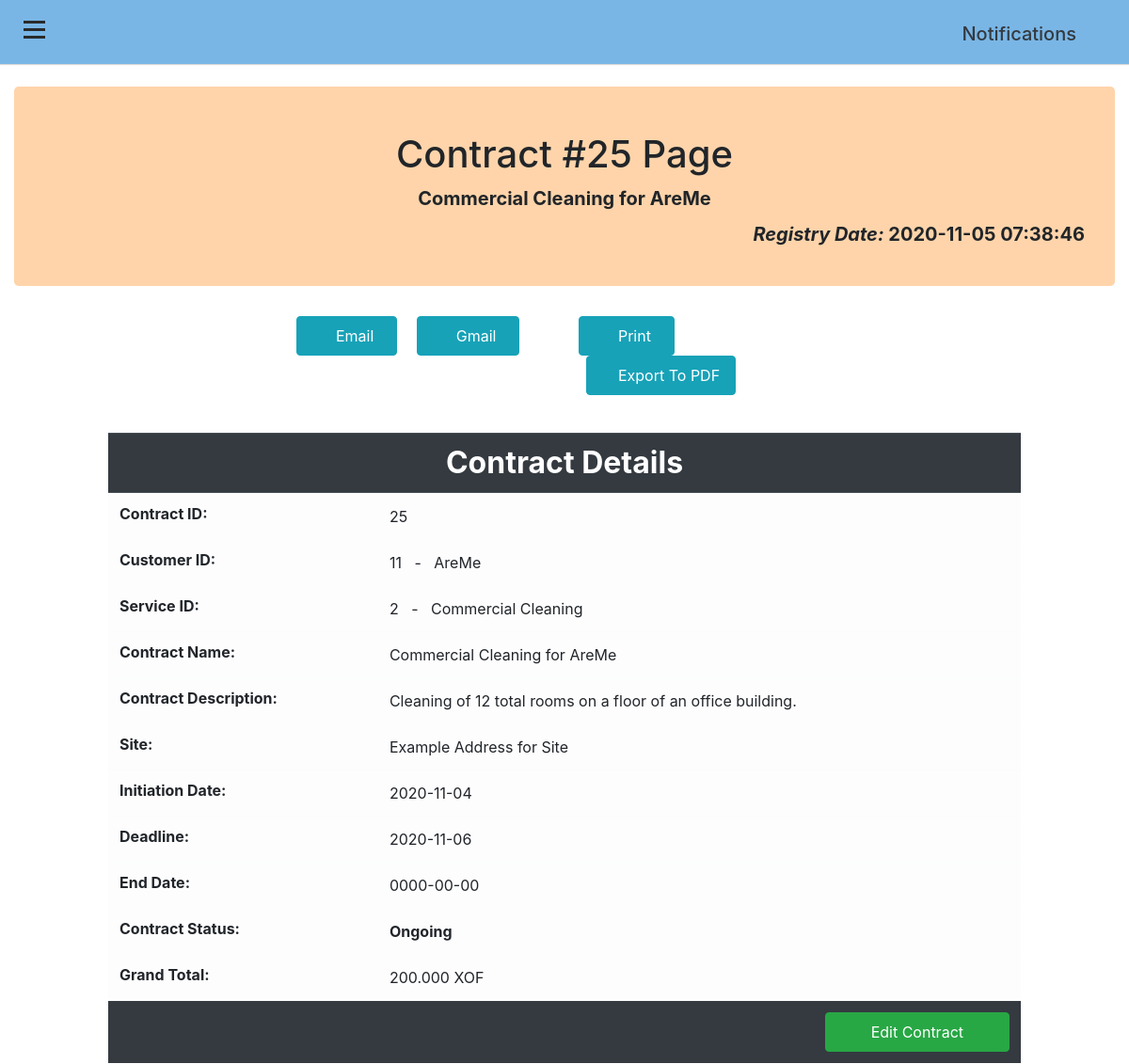
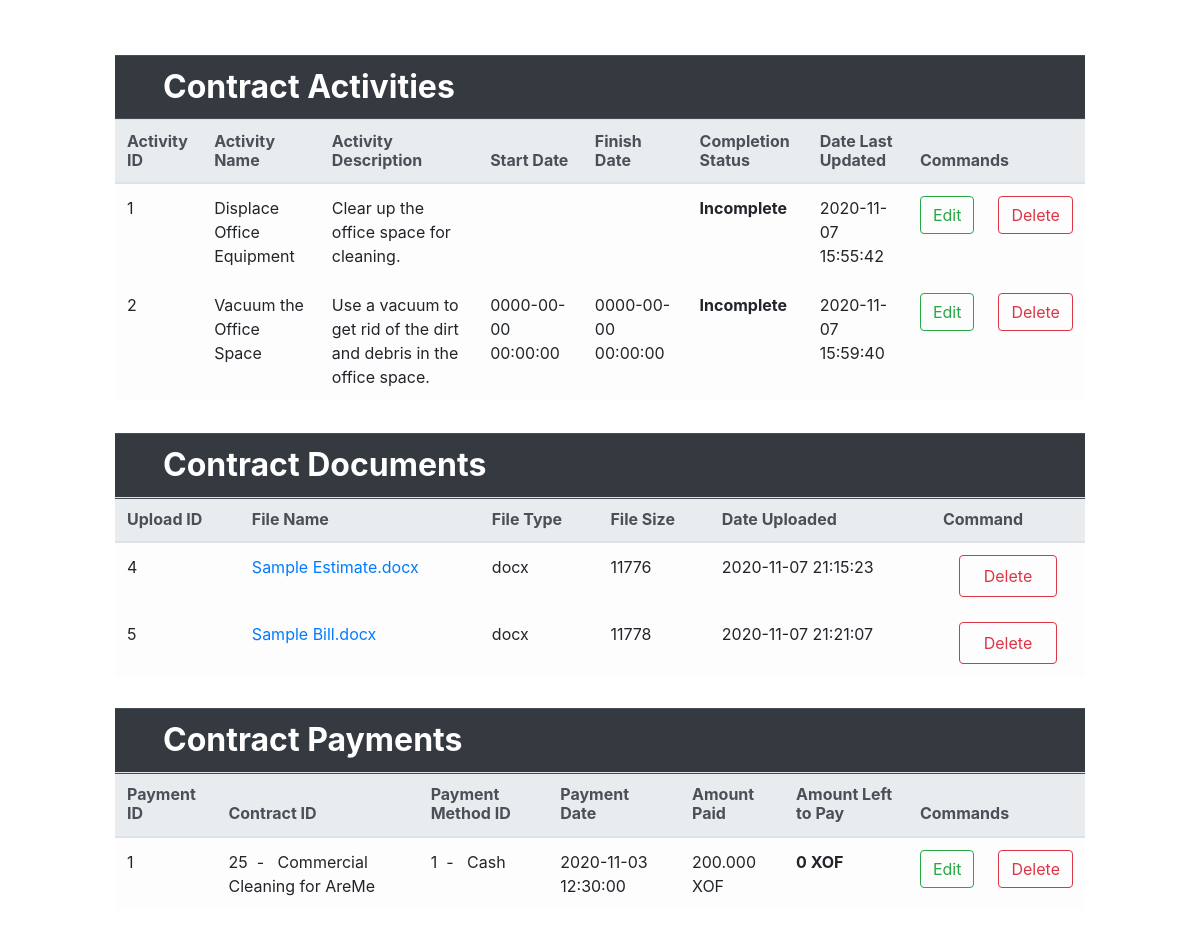
/viewcontract.php?id=25, run on the app's committed database (2 pictures, top to bottom).
### tables this page shows
CREATE TABLE `contracts` (
  `contractID` int(11) NOT NULL,
  `customerID` int(11) NOT NULL,
  `serviceID` int(11) NOT NULL,
  `contractName` varchar(200) NOT NULL,
  `contractDesc` mediumtext DEFAULT NULL,
  `contractSite` mediumtext NOT NULL,
  `initiationDate` date NOT NULL,
  `deadline` date NOT NULL,
  `endDate` date DEFAULT NULL,
  `contractStatus` enum('Initiation Pending','Ongoing','Completed','') NOT NULL,
  `grandTotal` varchar(100) NOT NULL,
  `registryDate` datetime NOT NULL DEFAULT current_timestamp() ON UPDATE current_timestamp()
);

CREATE TABLE `customers` (
  `customerID` int(11) NOT NULL,
  `customerType` enum('Business','Individual','','') NOT NULL,
  `fullName` varchar(350) NOT NULL,
  `email` varchar(200) NOT NULL,
  `phoneNumber` varchar(50) NOT NULL,
  `addr` mediumtext NOT NULL,
  `DOB` date NOT NULL,
  `dateLastUpdated` datetime NOT NULL DEFAULT current_timestamp()
);

CREATE TABLE `service_offerings` (
  `serviceID` int(11) NOT NULL,
  `serviceName` varchar(200) NOT NULL,
  `serviceDesc` longtext NOT NULL COMMENT 'Service Description',
  `dateLastUpdated` datetime NOT NULL DEFAULT current_timestamp() ON UPDATE current_timestamp()
);

CREATE TABLE `contract_activities` (
  `activityID` int(11) NOT NULL,
  `contractID` int(11) NOT NULL,
  `activityName` text NOT NULL,
  `activityDesc` mediumtext DEFAULT NULL,
  `startDate` datetime DEFAULT NULL,
  `finishDate` datetime DEFAULT NULL,
  `completionStatus` enum('Incomplete','Complete','','') NOT NULL,
  `dateLastUpdated` datetime NOT NULL DEFAULT current_timestamp() ON UPDATE current_timestamp()
);

CREATE TABLE `uploads` (
  `uploadID` int(11) NOT NULL,
  `contractID` int(11) NOT NULL,
  `fileName` varchar(300) NOT NULL,
  `fileType` varchar(300) NOT NULL,
  `fileSize` int(11) NOT NULL,
  `dateUploaded` datetime NOT NULL DEFAULT current_timestamp() ON UPDATE current_timestamp()
);

CREATE TABLE `payments` (
  `paymentID` int(11) NOT NULL,
  `contractID` int(11) NOT NULL,
  `paymentMethodID` int(11) NOT NULL,
  `paymentDate` datetime NOT NULL DEFAULT current_timestamp(),
  `amountPaid` varchar(100) NOT NULL,
  `amountToPay` varchar(100) DEFAULT NULL
);

CREATE TABLE `payment_method` (
  `paymentMethodID` int(11) NOT NULL,
  `methodName` varchar(75) NOT NULL
);

### viewcontract.php (the view, shortened to what this page needs)
<?php
    include_once ('header.php');
    $connection = dbconnect();
    @$contID = $_SESSION["contractID"];
    $query = "SELECT * FROM contracts WHERE contractID = '$contID'";
    $ret = mysqli_query($connection, $query);
    $row = mysqli_fetch_array($ret);
    $query2 = "SELECT * FROM contracts, contract_activities WHERE contracts.contractID='$contID' AND contracts.contractID = contract_activities.contractID";
    $ret2 = mysqli_query($connection, $query2);
    $query3 = "SELECT * FROM contracts, uploads WHERE contracts.contractID='$contID' AND contracts.contractID = uploads.contractID";
    $ret3 = mysqli_query($connection, $query3);
    $query4 = "SELECT * FROM contracts, payments WHERE contracts.contractID='$contID' AND contracts.contractID = payments.contractID";
    $ret4 = mysqli_query($connection, $query4);
    $qry = "SELECT * FROM customers, contracts WHERE contracts.contractID='$contID' AND customers.customerID = contracts.customerID";
    $fetch = mysqli_query($connection, $qry);
    $fet = mysqli_fetch_array($fetch);
    $qry2 = "SELECT * FROM service_offerings, contracts WHERE contracts.contractID='$contID' AND service_offerings.serviceID = contracts.serviceID";
    $fetch2 = mysqli_query($connection, $qry2);
    $fet2 = mysqli_fetch_array($fetch2);
?>
<div class="page-content-wrapper">
<div class="container-fluid">
    <br>
    <div class="row">
        <div class="col-sm-12">
            <div class="jumbotron pt-5 pb-4" style="background-color: rgb(255,212,170);">
                <h1 class="text-center"> Contract #<?php echo $row['contractID']; ?> Page </h1>
                <p class="lead jumbo-content text-center font-weight-bold mb-2"><?php echo $row["contractName"]; ?></p>
                <p class="lead jumbo-content text-right font-weight-bold"><span class="font-italic">Registry Date:  </span><?php echo $row["registryDate"]; ?></p>
            </div>
        </div>
    </div>
    <div class="row">
        <div class="col-sm-3"></div>
        <div class="col-sm-3">
            <div class="a2a_kit a2a_kit_size_32 a2a_default_style">
                <a class="a2a_button_email"><button class="btn btn-info p-2 mr-2 pr-4 pl-4 d-print-none" role="button"><i class="fas fa-envelope"></i>&nbsp;Email</button></a>
                <a class="a2a_button_google_gmail"><button class="btn btn-info p-2 ml-2 pr-4 pl-4 d-print-none" role="button"><i class="fab fa-google"></i>&nbsp;Gmail</button></a>
            </div>
        </div>
        <div class="col-sm-3">
            <div class="a2a_kit a2a_kit_size_32 a2a_default_style">
                <a class="a2a_button_print"><button class="btn btn-info p-2 mr-2 pr-4 pl-4 d-print-none" role="button"><i class="fas fa-print"></i>&nbsp;Print</button></a>
                <a class="a2a_button_print"><button class="btn btn-info p-2 ml-2 pr-3 pl-3 d-print-none" role="button"><i class="far fa-file-pdf"></i>&nbsp;Export To PDF</button></a>
            </div>
        </div>
        <div class="col-sm-3"></div>
    </div>
    <br>
    <div class="row">
        <div class="col-sm-1"></div>
        <div class="col-sm-10">
            <div class="table-responsive">
                <table class="table table-hover table-light mt-3">
                    <tr>
                        <thead class="thead-dark h2 text-center">
                            <th colspan="2">Contract Details</th>
                        </thead>
                    </tr>
                    <tr>
                        <td class="font-weight-bold h6">Contract ID:</td>
                        <td><?php echo $row["contractID"]; ?></td>
                    </tr>
                    <tr>
                        <td class="font-weight-bold h6">Customer ID:</td>
                        <td><?php echo $row["customerID"]; ?> &nbsp; - &nbsp; <?php echo $fet['fullName']; ?></td>
                    </tr>
                    <tr>
                        <td class="font-weight-bold h6">Service ID:</td>
                        <td><?php echo $row["serviceID"]; ?> &nbsp; - &nbsp; <?php echo $fet2['serviceName']; ?></td>
                    </tr>
                    <tr>
                        <td class="font-weight-bold h6">Contract Name:</td>
                        <td><?php echo $row["contractName"]; ?></td>
                    </tr>
                    <tr>
                        <td class="font-weight-bold h6">Contract Description:</td>
                        <td><?php echo $row["contractDesc"]; ?></td>
                    </tr>
                    <tr>
                        <td class="font-weight-bold h6">Site:</td>
                        <td><?php echo $row["contractSite"]; ?></td>
                    </tr>
                    <tr>
                        <td class="font-weight-bold h6">Initiation Date:</td>
                        <td><?php echo $row["initiationDate"]; ?></td>
                    </tr>
                    <tr>
                        <td class="font-weight-bold h6">Deadline:</td>
                        <td><?php echo $row["deadline"]; ?></td>
                    </tr>
                    <tr>
                        <td class="font-weight-bold h6">End Date:</td>
                        <td><?php echo $row["endDate"]; ?></td>
                    </tr>
                    <tr>
                        <td class="font-weight-bold h6">Contract Status:</td>
                        <td class="font-weight-bold"><?php echo $row["contractStatus"]; ?></td>
                    </tr>
                    <tr>
                        <td class="font-weight-bold h6">Grand Total:</td>
                        <td><?php echo $row["grandTotal"]; ?></td>
                    </tr>
                    <tr>
                        <td colspan="2" class="text-right bg-dark d-print-none"><form method="POST" action="edit.php?id=<?php echo $contID; ?>"><input type="submit" class="btn btn-success p-2 pr-5 pl-5" id="<?php echo $contID; ?>" value="Edit Contract" name="editcontract3"></form></td>
                    </tr>
                </table>
                <br>
            </div>
        </div>
        <div class="col-sm-1"></div>
    </div>
    <div class="row">
        <div class="col-sm-1"></div>
        <div class="col-sm-10">
            <div class="table-responsive">
            <table class="table table-light mt-3">
                <tr>
                    <thead class="thead-dark h2">
                        <th colspan="7" class="pl-5">Contract Activities</th>
                        <th colspan="2">
                        </th>
                    </thead>
                </tr>
                <tr>
                    <thead class="thead-light h6">
                        <th>Activity ID</th>
                        <th>Activity Name</th>
                        <th>Activity Description</th>
                        <th>Start Date</th>
                        <th>Finish Date</th>
                        <th>Completion Status</th>
                        <th>Date Last Updated</th>
                        <th colspan="2" class="d-print-none">Commands</th>
                    </thead>
                </tr>
                    <?php
                        while($row2 = mysqli_fetch_array($ret2)){
                    ?>
                <tr>
                    <td><?php echo $row2['activityID']; ?></td>
                    <td><?php echo $row2['activityName']; ?></td>
                    <td><?php echo $row2['activityDesc']; ?></td>
                    <td><?php echo $row2['startDate']; ?></td>
                    <td><?php echo $row2['finishDate']; ?></td>
                    <td class="font-weight-bold"><?php echo $row2['completionStatus']; ?></td>
                    <td><?php echo $row2['dateLastUpdated']; ?></td>
                    <td class="d-print-none"><form method="POST" action="edit.php?id=<?php echo $row2['activityID']; ?>"><input type="submit" class="btn btn-outline-success" id="<?php echo $row2['activityID']; ?>" value="Edit" name="editactivity"></form></td>
                    <td class="d-print-none"><form method="POST" action="delete.php?id=<?php echo $row2['activityID']; ?>"><input type="submit" class="btn btn-outline-danger" id="<?php echo $row2['activityID']; ?>" value="Delete" name="deleteactivity"></form></td>
                </tr>
                    <?php } ?>
            </table>
            </div>
        </div>
        <div class="col-sm-1"></div>
    </div>
    <div class="row">
        <div class="col-sm-1"></div>
        <div class="col-sm-10">
            <div class="table-responsive">
            <table class="table table-light mt-3">
                <tr>
                    <thead class="thead-dark h2">
                        <th colspan="5" class="pl-5">Contract Documents</th>
                        <th colspan="1">
                        </th>
                    </thead>
                </tr>
                <tr>
                    <thead class="thead-light h6">
                        <th>Upload ID</th>
                        <th>File Name</th>
                        <th>File Type</th>
                        <th>File Size</th>
                        <th>Date Uploaded</th>
                        <th class="d-print-none">Command</th>
                    </thead>
                </tr>
                    <?php
                        while($row3 = mysqli_fetch_array($ret3)){
                    ?>
                <tr>
                    <td><?php echo $row3['uploadID']; ?></td>
                    <td><a href="uploads/<?php echo $row3['fileName'];?>"><?php echo $row3['fileName']; ?></a></td>
                    <td><?php echo $row3['fileType']; ?></td>
                    <td><?php echo $row3['fileSize']; ?></td>
                    <td><?php echo $row3['dateUploaded']; ?></td>
                    <td class="text-center d-print-none"><form method="POST" action="delete.php?id=<?php echo $row3['uploadID']; ?>"><input type="submit" class="btn btn-outline-danger p-2 pr-4 pl-4" id="<?php echo $row3['uploadID']; ?>" value="Delete" name="deleteupload"></form></td>
                </tr>
                    <?php } ?>
            </table>
            </div>
        </div>
        <div class="col-sm-1"></div>
    </div>
    <div class="row">
        <div class="col-sm-1"></div>
        <div class="col-sm-10">
            <div class="table-responsive">
            <table class="table table-light mt-3">
                <tr>
                    <thead class="thead-dark h2">
                        <th colspan="6" class="pl-5">Contract Payments</th>
                        <th colspan="2">
                        </th>
                    </thead>
                </tr>
                <tr>
                    <thead class="thead-light h6">
                        <th>Payment ID</th>
                        <th>Contract ID</th>
                        <th>Payment Method ID</th>
                        <th>Payment Date</th>
                        <th>Amount Paid</th>
                        <th>Amount Left to Pay</th>
                        <th colspan="2" class="d-print-none">Commands</th>
                    </thead>
                </tr>
                    <?php
                        while($row4 = mysqli_fetch_array($ret4)){
                    ?>
                    <?php
                        $paymentMethodID = $_SESSION["paymentMethod"];
                        $qry3 = "SELECT * FROM payment_method, payments WHERE payments.paymentMethodID='$paymentMethodID' AND payment_method.paymentMethodID = payments.paymentMethodID";
                        $fetch3 = mysqli_query($connection, $qry3);
                        $fet3 = mysqli_fetch_array($fetch3);
                    ?>
                <tr>
                    <td><?php echo $row4['paymentID']; ?></td>
                    <td><?php echo $row4['contractID']; ?>&nbsp; - &nbsp; <?php echo $row["contractName"]; ?></td>
                    <td><?php echo $row4['paymentMethodID']; ?>&nbsp; - &nbsp; <?php echo $fet3["methodName"]; ?></td>
                    <td><?php echo $row4['paymentDate']; ?></td>
                    <td><?php echo $row4['amountPaid']; ?></td>
                    <td class="font-weight-bold"><?php echo $row4['amountToPay']; ?></td>
                    <td class="d-print-none"><form method="POST" action="edit.php?id=<?php echo $row4['paymentID']; ?>"><input type="submit" class="btn btn-outline-success" id="<?php echo $row4['paymentID']; ?>" value="Edit" name="editpayment2"></form></td>
                    <td class="d-print-none"><form method="POST" action="delete.php?id=<?php echo $row4['paymentID']; ?>"><input type="submit" class="btn btn-outline-danger" id="<?php echo $row4['paymentID']; ?>" value="Delete" name="deletepayment2"></form></td>
                </tr>
                    <?php } ?>
            </table>
            </div>
        </div>
        <div class="col-sm-1"></div>
    </div>
</div>
</div>

### data on the page
contracts: contractID "25", contractName "Commercial Cleaning for AreMe", registryDate "2020-11-05 07:38:46", customerID "11", customerID.fullName "AreMe", serviceID "2", serviceID.serviceName "Commercial Cleaning", contractDesc "Cleaning of 12 total rooms on a floor of an office building.", contractSite "Example Address for Site", initiationDate "2020-11-04", deadline "2020-11-06", endDate "0000-00-00", contractStatus "Ongoing", grandTotal "200.000 XOF"
contract_activities: activityID "1", activityName "Displace Office Equipment", activityDesc "Clear up the office space for cleaning.", completionStatus "Incomplete", dateLastUpdated "2020-11-07 15:55:42"
contract_activities: activityID "2", activityName "Vacuum the Office Space", activityDesc "Use a vacuum to get rid of the dirt and debris in the office space.", startDate "0000-00-00 00:00:00", finishDate "0000-00-00 00:00:00", completionStatus "Incomplete", dateLastUpdated "2020-11-07 15:59:40"
uploads: uploadID "4", fileName "Sample Estimate.docx", fileType "docx", fileSize "11776", dateUploaded "2020-11-07 21:15:23"
uploads: uploadID "5", fileName "Sample Bill.docx", fileType "docx", fileSize "11778", dateUploaded "2020-11-07 21:21:07"
payments: paymentID "1", contractID "25", contractID.contractName "Commercial Cleaning for AreMe", paymentMethodID "1", paymentMethodID.methodName "Cash", paymentDate "2020-11-03 12:30:00", amountPaid "200.000 XOF", amountToPay "0 XOF"
